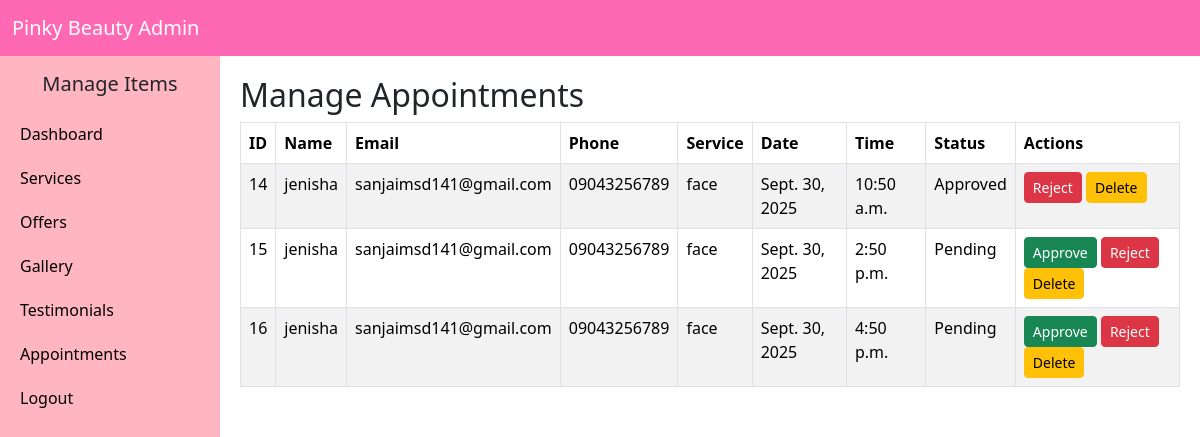
The page /admin-appointments/ (signed in) on the database its author committed.
### main/models.py (models this page shows, shortened)
class Appointment(models.Model):
    name = models.CharField(max_length=100)
    email = models.EmailField()
    phone = models.CharField(max_length=15)
    service = models.ForeignKey(Service, on_delete=models.CASCADE)
    date = models.DateField()
    time = models.TimeField()
    status = models.CharField(max_length=20, choices=[('Pending','Pending'), ('Approved','Approved'), ('Rejected','Rejected')], default='Pending')

class Service(models.Model):
    name = models.CharField(max_length=100)
    description = models.TextField()
    price = models.FloatField()
    image = models.ImageField(upload_to='services/')
    available = models.BooleanField(default=True)

### main/views.py (the view)
# urls.py: path('admin-appointments/', views.appointments_page_admin, name='appointments_page_admin'),
@login_required
def appointments_page_admin(request):
    if not request.user.is_superuser:
        return redirect('home')
    appointments = Appointment.objects.all()
    return render(request, 'admin_appointments.html', {'appointments': appointments})

### main/Templates/admin_appointments.html
{% extends "admin_base.html" %}
{% block admin_content %}
<h2>Manage Appointments</h2>
<table class="table table-bordered table-striped">
  <thead>
    <tr>
      <th>ID</th>
      <th>Name</th>
      <th>Email</th>
      <th>Phone</th>
      <th>Service</th>
      <th>Date</th>
      <th>Time</th>
      <th>Status</th>
      <th>Actions</th>
    </tr>
  </thead>
  <tbody>
    {% for appt in appointments %}
    <tr>
      <td>{{ appt.id }}</td>
      <td>{{ appt.name }}</td>
      <td>{{ appt.email }}</td>
      <td>{{ appt.phone }}</td>
      <td>{{ appt.service.name }}</td>
      <td>{{ appt.date }}</td>
      <td>{{ appt.time }}</td>
      <td>{{ appt.status }}</td>
      <td>
        {% if appt.status != 'Approved' %}
        <a href="{% url 'approve_appointment' appt.id %}" class="btn btn-success btn-sm">Approve</a>
        {% endif %}
        {% if appt.status != 'Rejected' %}
        <a href="{% url 'reject_appointment' appt.id %}" class="btn btn-danger btn-sm">Reject</a>
        {% endif %}
        <a href="{% url 'delete_appointment' appt.id %}"
           class="btn btn-warning btn-sm"
           onclick="return confirm('Are you sure you want to delete this appointment?');">
           Delete
        </a>
      </td>
    </tr>
    {% endfor %}
  </tbody>
</table>
{% endblock %}

### main/Templates/admin_base.html (style rules this page uses)
body { min-height: 100vh; }

### rows shown on the page
Appointment: id "14", name "jenisha", email "sanjaimsd141@gmail.com", phone "09043256789", service.name "face", date "Sept. 30, 2025", time "10:50 a.m.", status "Approved", shows "Reject"
Appointment: id "15", name "jenisha", email "sanjaimsd141@gmail.com", phone "09043256789", service.name "face", date "Sept. 30, 2025", time "2:50 p.m.", status "Pending", shows "Approve", shows "Reject"
Appointment: id "16", name "jenisha", email "sanjaimsd141@gmail.com", phone "09043256789", service.name "face", date "Sept. 30, 2025", time "4:50 p.m.", status "Pending", shows "Approve", shows "Reject"
